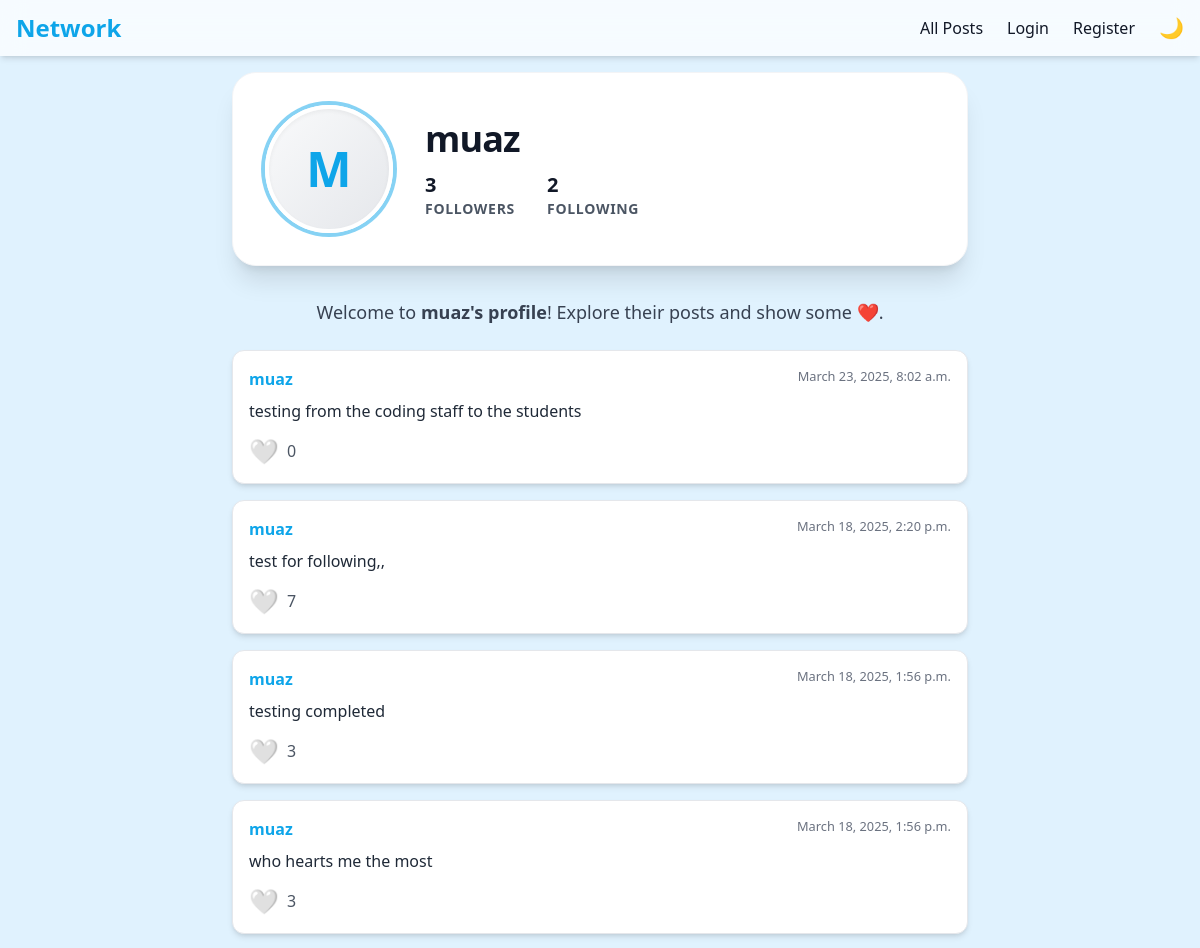
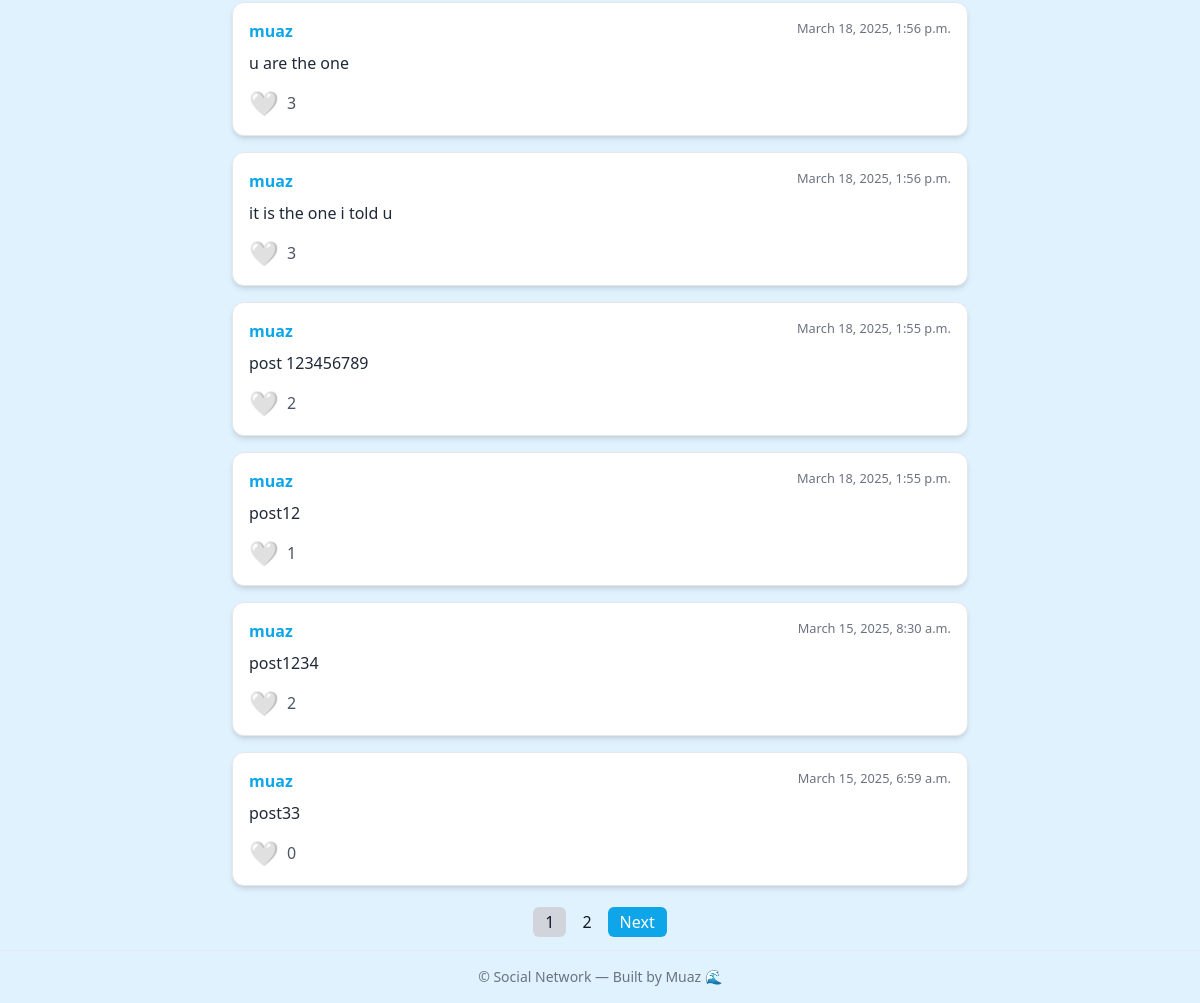
/profile/2/, run on an earlier commit of the app's database (2 pictures, top to bottom).
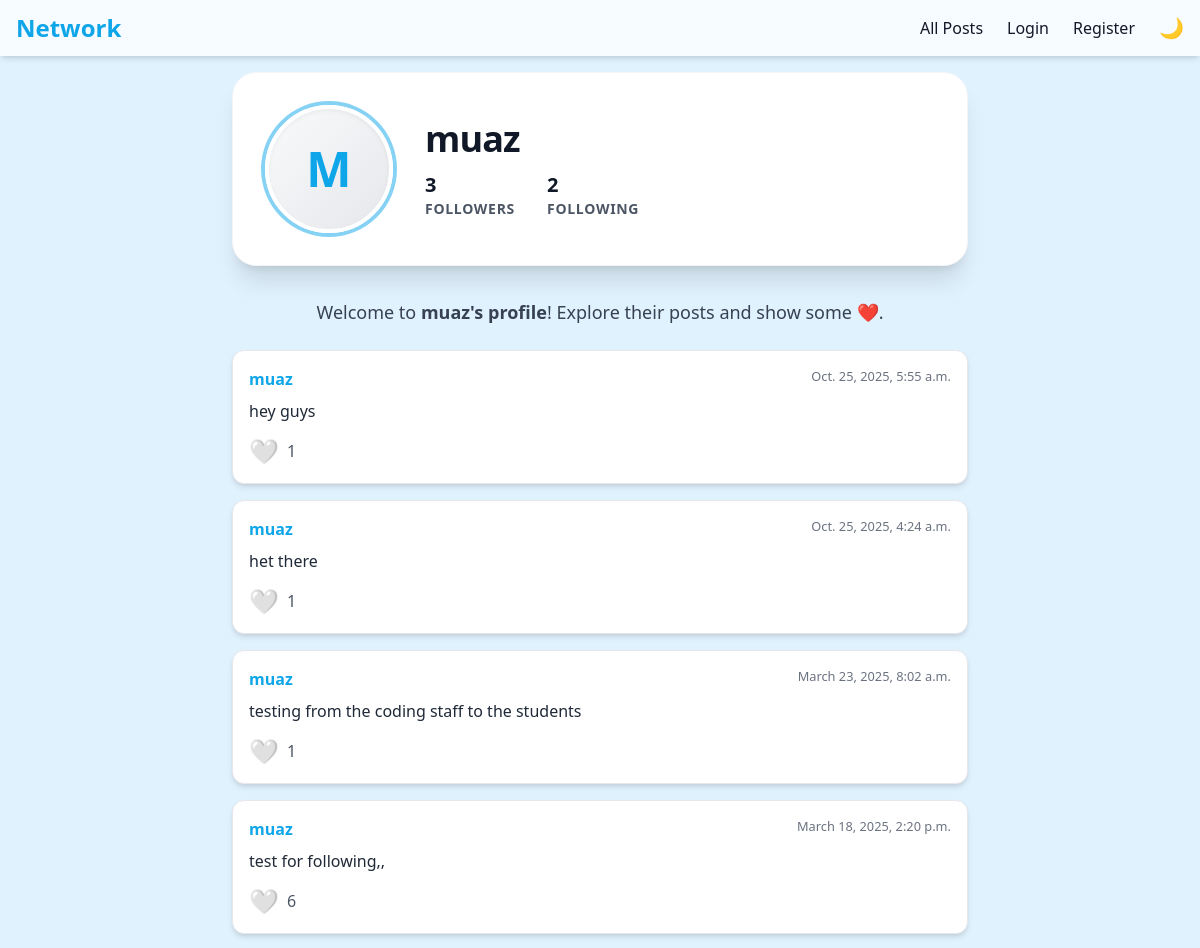
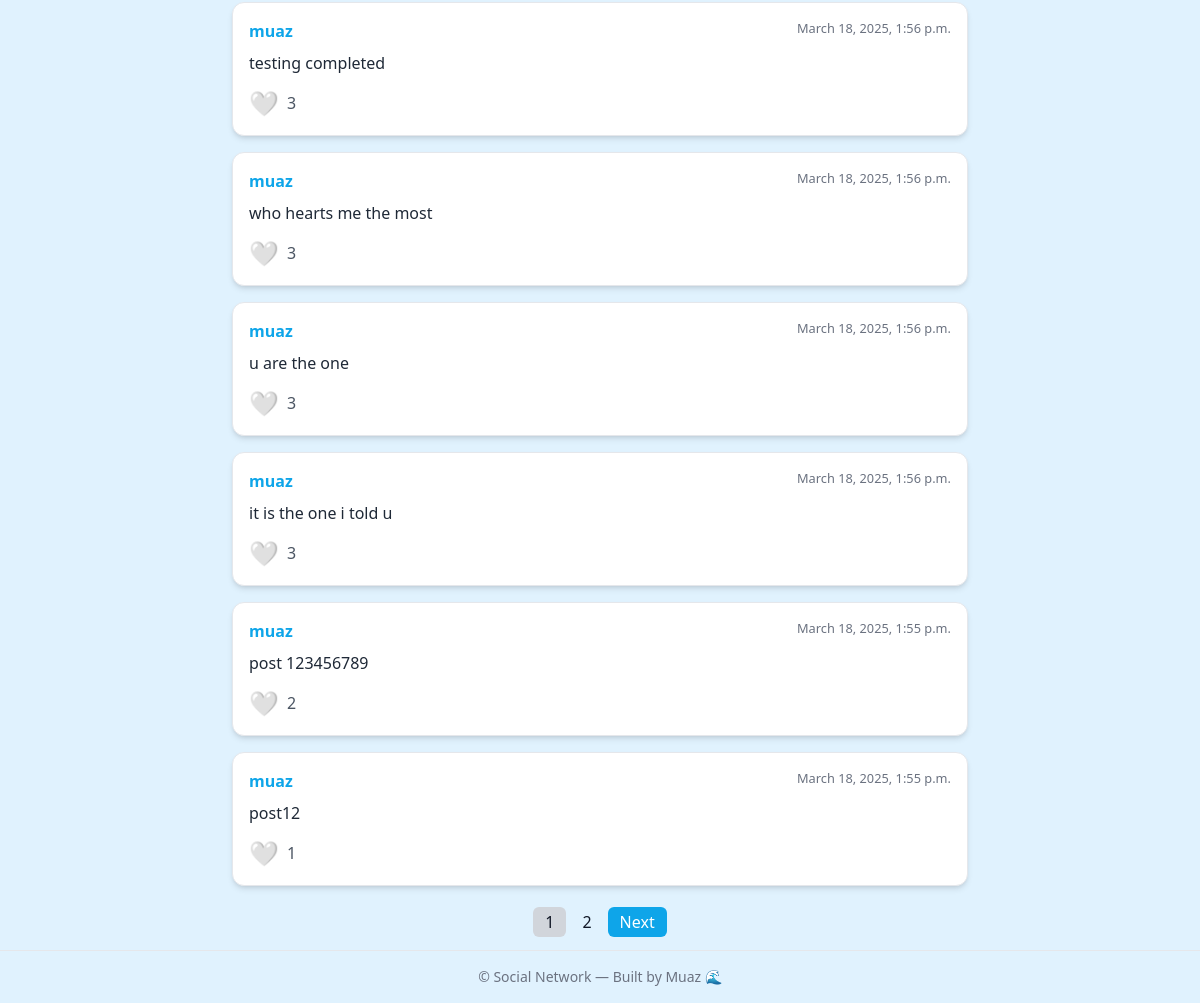
And on a later commit of the database (2 pictures, top to bottom).
### network/models.py (models this page shows)
class Posts(models.Model):
    newpost=models.TextField()
    creator=models.ForeignKey(User, on_delete=models.CASCADE,related_name="Allposts")
    likes = models.IntegerField(default=0)
    liked_by=models.ManyToManyField(User,related_name="likedpost",blank=True)
    timestamp= models.DateTimeField(auto_now_add=True)

class User(AbstractUser):
    pass

### network/views.py (the view)
# urls.py: path('profile/<int:user_id>/', views.profile, name='profile'),
def profile(request, user_id):
    user = User.objects.get(pk=user_id)
    items = Posts.objects.filter(creator=user).order_by('-timestamp')
    paginator=Paginator(items,10)
    page=request.GET.get('page', 1)
    query=paginator.get_page(page)
    allfollower = Follow.objects.filter(following=user)
    allfollowing = Follow.objects.filter(follower=user)
    try:
        checkfollow = Follow.objects.filter(follower=request.user, following=user)
        isfollow = checkfollow.exists()
    except:
        isfollow = False
    return render(request, "network/profile.html", {
        "query": query,
        "profile_user": user,
        "allfollower": allfollower,
        "allfollowing": allfollowing,
        "isfollow": isfollow
    })

### network/templates/network/profile.html (shortened to what this page needs)
{% extends "network/layout.html" %}
{% block body %}
<div class="max-w-3xl mx-auto mb-8 p-8 rounded-3xl bg-white dark:bg-[#111827] shadow-xl border border-gray-100 dark:border-gray-800 transition-shadow duration-500">
    <div class="flex flex-col md:flex-row items-center gap-8">
        <div class="relative w-32 h-32 flex-shrink-0">
            <div class="w-full h-full rounded-full flex items-center justify-center text-5xl font-extrabold text-[#0EA5E9] border-4 border-white dark:border-[#111827] ring-4 ring-[#0EA5E9]/50 dark:ring-[#0EA5E9]/70 bg-gradient-to-br from-gray-50 to-gray-200 dark:from-[#1F2937] dark:to-[#374151] shadow-inner transition-all duration-300">
                {{ profile_user.username|first|upper }}
            </div>
        </div>
        <div class="flex-1 flex flex-col justify-center items-center md:items-start text-center md:text-left">
            <h1 class="text-4xl font-extrabold text-gray-900 dark:text-white tracking-tight mb-2">{{ profile_user.username }}</h1>
            <div class="flex gap-8 text-gray-600 dark:text-gray-400 text-base font-semibold mt-1">
                <div class="flex flex-col items-center md:items-start">
                    <strong class="text-xl text-gray-900 dark:text-white">{{ allfollower.count }}</strong>
                    <span class="text-sm uppercase tracking-wider">Followers</span>
                </div>
                <div class="flex flex-col items-center md:items-start">
                    <strong class="text-xl text-gray-900 dark:text-white">{{ allfollowing.count }}</strong>
                    <span class="text-sm uppercase tracking-wider">Following</span>
                </div>
            </div>
        </div>
    </div>
</div>
<div class="max-w-3xl mx-auto mb-6 text-center text-gray-700 dark:text-gray-300 text-lg">
    Welcome to <strong>{{ profile_user.username }}'s profile</strong>! Explore their posts and show some ❤️.
</div>
<div class="flex flex-col gap-4 max-w-3xl mx-auto">
    {% if query %}
        {% for i in query %}
        <div class="bg-white dark:bg-[#1E293B] p-4 rounded-xl shadow-md border border-gray-200 dark:border-gray-700 transition-colors duration-300">
            <div class="flex justify-between items-start mb-2">
                <a href="{% url 'profile' i.creator.id %}" class="font-semibold text-[#0EA5E9] hover:underline">{{ i.creator.username }}</a>
                <small class="text-gray-500 dark:text-gray-400">{{ i.timestamp }}</small>
            </div>
            <p class="text-gray-800 dark:text-gray-200 mt-1">{{ i.newpost }}</p>
            <div class="mt-3 flex items-center gap-2">
                <button class="like-button text-2xl focus:outline-none transition-colors duration-200" data-post-id="{{ i.id }}"
                    {% if user in i.liked_by.all %} style="color:red;" {% else %} style="color:white;" {% endif %}>
                    {% if user in i.liked_by.all %} ❤️ {% else %} 🤍 {% endif %}
                </button>
                <span class="text-gray-600 dark:text-gray-400" id="likes-count-{{ i.id }}">{{ i.likes }}</span>
            </div>
        </div>
        {% endfor %}
    {% else %}
        <p class="text-center text-gray-500 dark:text-gray-400">No posts yet. Be the first to share something!</p>
    {% endif %}
</div>
<div class="mt-6 flex justify-center max-w-3xl mx-auto">
    <nav>
        <ul class="flex gap-1">
            {% for page_num in query.paginator.page_range %}
                {% if query.number == page_num %}
                    <li><span class="px-3 py-1 rounded-md bg-gray-300 dark:bg-gray-600">{{ page_num }}</span></li>
                {% else %}
                    <li><a href="?page={{ page_num }}" class="px-3 py-1 rounded-md hover:bg-gray-200 dark:hover:bg-gray-700">{{ page_num }}</a></li>
                {% endif %}
            {% endfor %}
            {% if query.has_next %}
                <li><a href="?page={{ query.next_page_number }}" class="px-3 py-1 rounded-md bg-[#0EA5E9] text-white hover:bg-[#0284C7]">Next</a></li>
            {% endif %}
        </ul>
    </nav>
</div>
{% endblock %}

What changed in the data, as far as the page shows it:
no longer on this page (row unchanged): Posts: creator.username "muaz", timestamp "March 15, 2025, 8:30 a.m.", newpost "post1234", likes "2"
no longer on this page (row unchanged): Posts: creator.username "muaz", timestamp "March 15, 2025, 6:59 a.m.", newpost "post33", likes "0"
added Posts: creator.username "muaz", timestamp "Oct. 25, 2025, 5:55 a.m.", newpost "hey guys", likes "1"
added Posts: creator.username "muaz", timestamp "Oct. 25, 2025, 4:24 a.m.", newpost "het there", likes "1"
changed Posts "testing from the coding staff to the students": likes "0" → "1"
changed Posts "test for following,,": likes "7" → "6"
